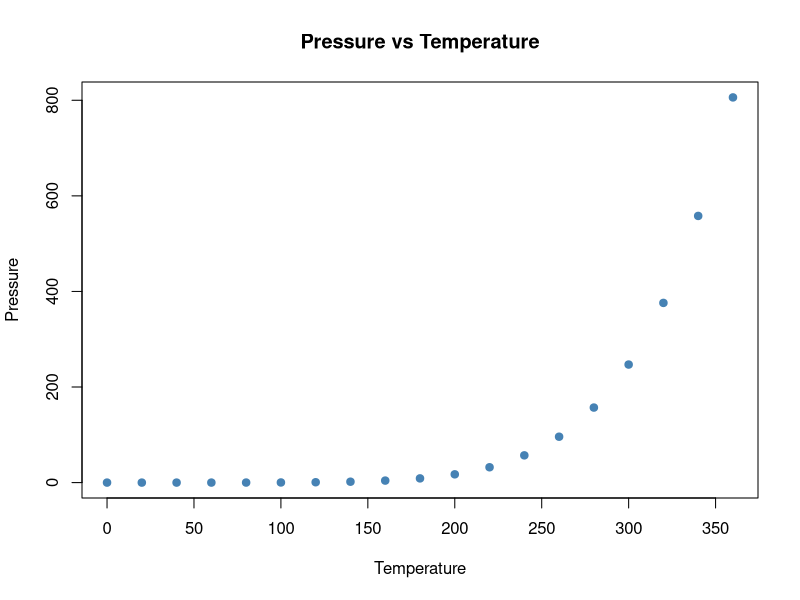

This chart was generated by the following R code:
## ---- chunk 1
knitr::opts_chunk$set(echo = FALSE, warning = FALSE, message = FALSE)
## ---- chunk 2
summary(cars)
## ---- chunk 3
plot(pressure, main = "Pressure vs Temperature", 
     xlab = "Temperature", ylab = "Pressure",
     col = "steelblue", pch = 19)
